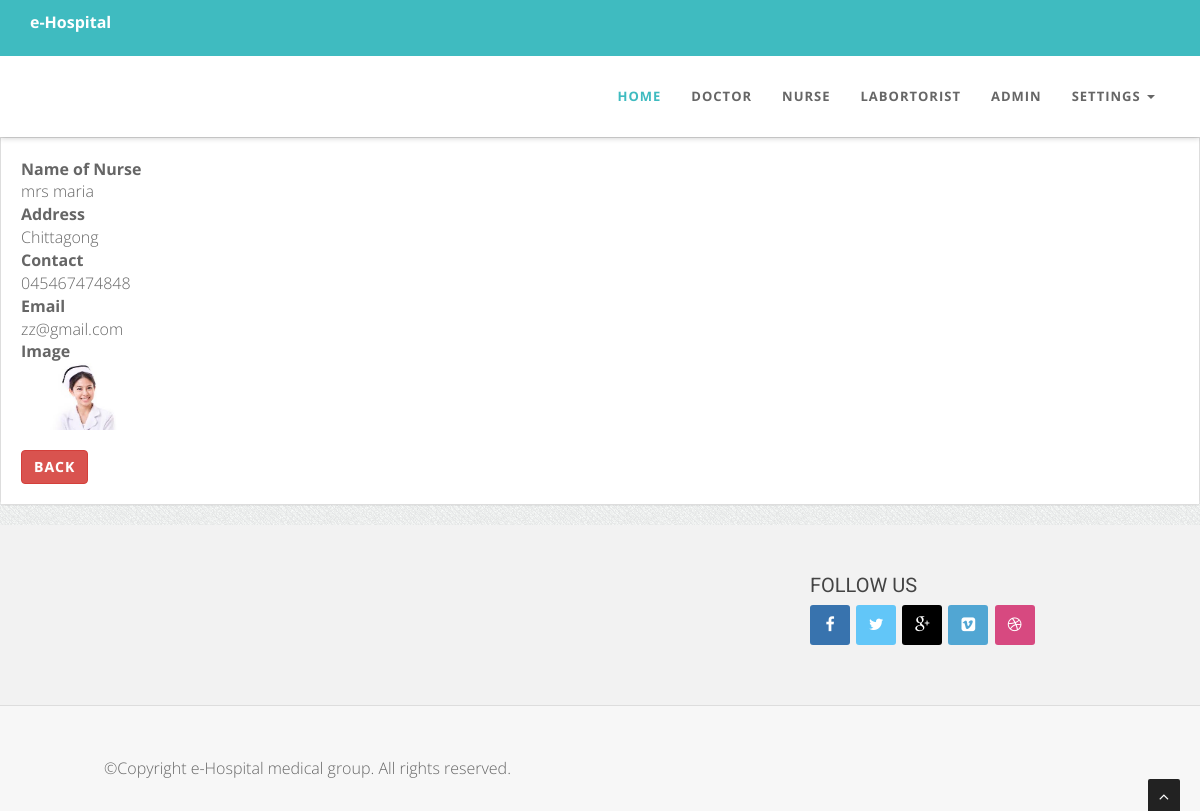
The page /view/front/nurse/view.php?id=1f4980bd30550151201dd50b86c627c5 (signed in) on the database its author committed.
### tables this page shows
CREATE TABLE IF NOT EXISTS `nurse` (
  `id` int(11) NOT NULL AUTO_INCREMENT,
  `name` varchar(255) NOT NULL,
  `address` varchar(255) NOT NULL,
  `contact` varchar(255) NOT NULL,
  `email` varchar(255) NOT NULL,
  `image` varchar(255) NOT NULL,
  `unique_id` varchar(255) NOT NULL,
  `created_at` timestamp NOT NULL DEFAULT CURRENT_TIMESTAMP ON UPDATE CURRENT_TIMESTAMP,
  `modified_at` timestamp NOT NULL DEFAULT '0000-00-00 00:00:00',
  `deleted_at` datetime NOT NULL,
  PRIMARY KEY (`id`)
);

### src/admin/Helper/Connection.php (called while the page is built, shortened)
<?php
class Connection
{
    private $user = 'root';
    private $pass = '';
    public function __construct(){
        try {
            $this->con=new PDO('mysql:host=localhost;dbname=hospital',$this->user, $this->pass);
        } catch (PDOException $e) {
            print "Error!: " . $e->getMessage() . "<br/>";
            die();
        }
    }
}

### src/front/Nurse/Nurse.php (called while the page is built, shortened)
<?php
class Nurse extends Connection
{
    public function view($id)
    {
        try {
            $stmt = $this->con->prepare("SELECT * FROM `nurse` WHERE unique_id = :dd");
            $stmt->bindValue(':dd', $id, PDO::PARAM_INT);
            $stmt->execute();
            return $stmt->fetch(PDO::FETCH_ASSOC);
        } catch (PDOException $e) {
            print "Error!: " . $e->getMessage() . "<br/>";
            die();
        }
    }
}

### view/front/nurse/view.php (the view, shortened to what this page needs)
<?php
include_once '../include/header.php';
$doctor = new \App\front\Nurse\Nurse();
$doctor = $doctor->view($_GET['id']);
?>
    <div id="page-wrapper" style="min-height: 349px;">
        <div class="row">
            <div class="col-lg-12">
            </div>
        </div>
        <div class="row">
            <div class="col-lg-12">
                <div class="panel panel-default">
                    <div class="panel-heading">
                    </div>
                    <div class="panel-body">
                        <dl>
                            <dt>Name of Nurse</dt>
                            <dd> <?php echo $doctor['name']?> </dd>
                            <dt>Address</dt>
                            <dd><?php echo  $doctor['address']?></dd>
                            <dt>Contact</dt>
                            <dd><?php echo  $doctor['contact']?></dd>
                            <dt>Email</dt>
                            <dd><?php echo  $doctor['email']?></dd>
                            <dt>Image</dt>
                            <dd><img  class="img-responsive" width="100" src="view/admin/nurse/uploads/<?php echo $doctor['image']?>"</dd>
                        </dl>
                        <a href="view/front/nurse/index.php" class="btn btn-danger" class="btn btn-default">Back
                        </a>
                    </div>
                </div>
            </div>
        </div>
    </div>
<?php
include_once '../include/footer.php';
?>

### assets/front/css/style.css (style rules this page uses)
body { width: 100%; height: 100%; font-family: 'Open Sans', sans-serif; font-weight: 300; color: #666; background-color: #ddd; font-size: 16px; line-height: 1.6em; }
html { width: 100%; height: 100%; }
a { color: #666; -webkit-transition: all .2s ease-in-out; -moz-transition: all .2s ease-in-out; transition: all .2s ease-in-out; }
.panel-heading { padding: 20px; border-bottom: 1px solid transparent; border-top-left-radius: 3px; border-top-right-radius: 3px; }
.panel-body { padding: 20px; }
.panel-body { background: #fff; }
.btn { position: relative; display: inline-block; outline: none; color: #fff; text-decoration: none; text-transform: uppercase; letter-spacing: 1px; font-weight: 400; text-shadow: 0 0 1px rgba(255,255,255,0.3); font-size: 14px; font-weight: 700; }

### assets/front/bodybg/bg1.css (style rules this page uses)
body { background: url(../img/bodybg/bg1.png) repeat left top; }

### rows shown on the page
nurse: name "mrs maria", address "Chittagong", contact "045467474848", email "zz@gmail.com", image (picture)
